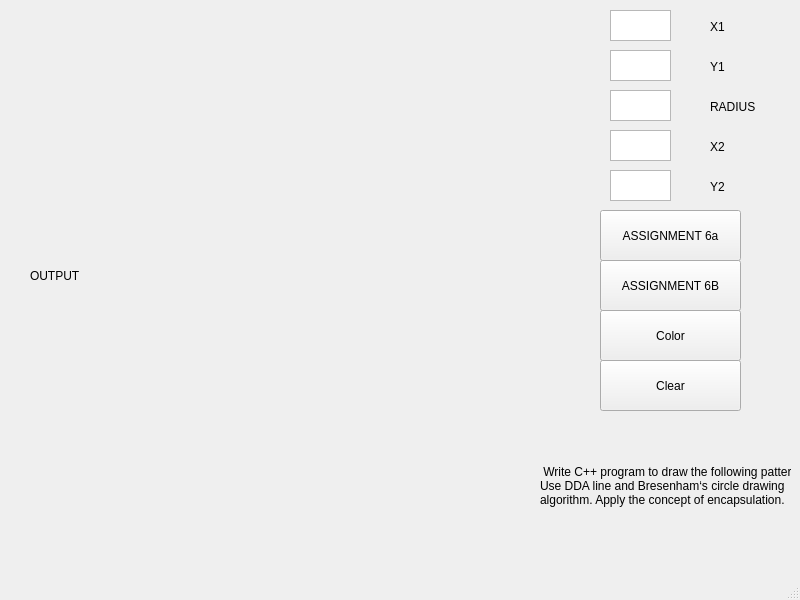
<?xml version="1.0" encoding="UTF-8"?>
<ui version="4.0">
 <class>MainWindow</class>
 <widget class="QMainWindow" name="MainWindow">
  <property name="geometry">
   <rect>
    <x>0</x>
    <y>0</y>
    <width>800</width>
    <height>600</height>
   </rect>
  </property>
  <property name="windowTitle">
   <string>MainWindow</string>
  </property>
  <widget class="QWidget" name="centralwidget">
   <widget class="QLabel" name="label">
    <property name="geometry">
     <rect>
      <x>30</x>
      <y>10</y>
      <width>481</width>
      <height>531</height>
     </rect>
    </property>
    <property name="text">
     <string>OUTPUT</string>
    </property>
   </widget>
   <widget class="QTextEdit" name="textEdit">
    <property name="geometry">
     <rect>
      <x>610</x>
      <y>10</y>
      <width>61</width>
      <height>31</height>
     </rect>
    </property>
   </widget>
   <widget class="QTextEdit" name="textEdit_2">
    <property name="geometry">
     <rect>
      <x>610</x>
      <y>50</y>
      <width>61</width>
      <height>31</height>
     </rect>
    </property>
   </widget>
   <widget class="QTextEdit" name="textEdit_3">
    <property name="geometry">
     <rect>
      <x>610</x>
      <y>90</y>
      <width>61</width>
      <height>31</height>
     </rect>
    </property>
   </widget>
   <widget class="QPushButton" name="pushButton">
    <property name="geometry">
     <rect>
      <x>600</x>
      <y>210</y>
      <width>141</width>
      <height>51</height>
     </rect>
    </property>
    <property name="text">
     <string>ASSIGNMENT 6a</string>
    </property>
   </widget>
   <widget class="QPushButton" name="pushButton_2">
    <property name="geometry">
     <rect>
      <x>600</x>
      <y>310</y>
      <width>141</width>
      <height>51</height>
     </rect>
    </property>
    <property name="text">
     <string>Color</string>
    </property>
   </widget>
   <widget class="QPushButton" name="pushButton_3">
    <property name="geometry">
     <rect>
      <x>600</x>
      <y>360</y>
      <width>141</width>
      <height>51</height>
     </rect>
    </property>
    <property name="text">
     <string>Clear</string>
    </property>
   </widget>
   <widget class="QTextEdit" name="textEdit_4">
    <property name="geometry">
     <rect>
      <x>610</x>
      <y>130</y>
      <width>61</width>
      <height>31</height>
     </rect>
    </property>
   </widget>
   <widget class="QTextEdit" name="textEdit_5">
    <property name="geometry">
     <rect>
      <x>610</x>
      <y>170</y>
      <width>61</width>
      <height>31</height>
     </rect>
    </property>
   </widget>
   <widget class="QPushButton" name="pushButton_4">
    <property name="geometry">
     <rect>
      <x>600</x>
      <y>260</y>
      <width>141</width>
      <height>51</height>
     </rect>
    </property>
    <property name="text">
     <string>ASSIGNMENT 6B</string>
    </property>
   </widget>
   <widget class="QLabel" name="label_2">
    <property name="geometry">
     <rect>
      <x>710</x>
      <y>20</y>
      <width>47</width>
      <height>13</height>
     </rect>
    </property>
    <property name="text">
     <string>X1</string>
    </property>
   </widget>
   <widget class="QLabel" name="label_3">
    <property name="geometry">
     <rect>
      <x>710</x>
      <y>60</y>
      <width>47</width>
      <height>13</height>
     </rect>
    </property>
    <property name="text">
     <string>Y1</string>
    </property>
   </widget>
   <widget class="QLabel" name="label_4">
    <property name="geometry">
     <rect>
      <x>710</x>
      <y>100</y>
      <width>47</width>
      <height>13</height>
     </rect>
    </property>
    <property name="text">
     <string>RADIUS</string>
    </property>
   </widget>
   <widget class="QLabel" name="label_5">
    <property name="geometry">
     <rect>
      <x>710</x>
      <y>140</y>
      <width>47</width>
      <height>13</height>
     </rect>
    </property>
    <property name="text">
     <string>X2</string>
    </property>
   </widget>
   <widget class="QLabel" name="label_6">
    <property name="geometry">
     <rect>
      <x>710</x>
      <y>180</y>
      <width>47</width>
      <height>13</height>
     </rect>
    </property>
    <property name="text">
     <string>Y2</string>
    </property>
   </widget>
   <widget class="QLabel" name="label_7">
    <property name="geometry">
     <rect>
      <x>540</x>
      <y>410</y>
      <width>251</width>
      <height>151</height>
     </rect>
    </property>
    <property name="text">
     <string> Write C++ program to draw the following pattern. 
Use DDA line and Bresenham‘s circle drawing 
algorithm. Apply the concept of encapsulation. </string>
    </property>
   </widget>
  </widget>
  <widget class="QMenuBar" name="menubar">
   <property name="geometry">
    <rect>
     <x>0</x>
     <y>0</y>
     <width>800</width>
     <height>25</height>
    </rect>
   </property>
  </widget>
  <widget class="QStatusBar" name="statusbar"/>
 </widget>
 <resources/>
 <connections/>
</ui>
